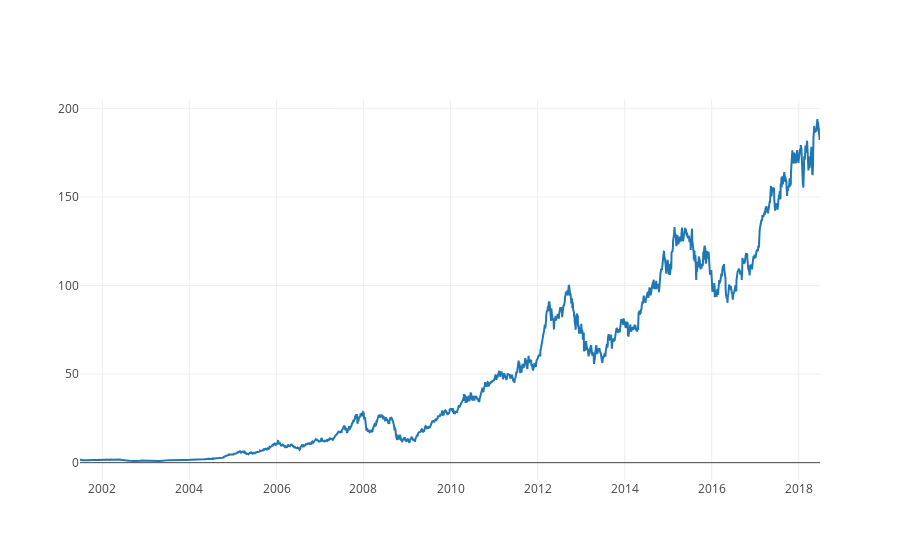

Notebook code for this chart:
### Code cell
btc_trace = go.Scatter(x=data.index, y=data['Close'], name= 'Price')
py.iplot([btc_trace])

### Figure 1 — Plotly figure (JSON) as saved in the notebook; plotly's stock layout.template omitted (floating-point values rounded to 4 significant figures; data arrays with more than 128 entries replaced by an {"elided": "..."} marker saying what was removed)
{"data": [{"name": "Price", "type": "scatter", "x": {"elided": "4278 str values"}, "y": {"elided": "4278 float values"}}], "layout": {}}
